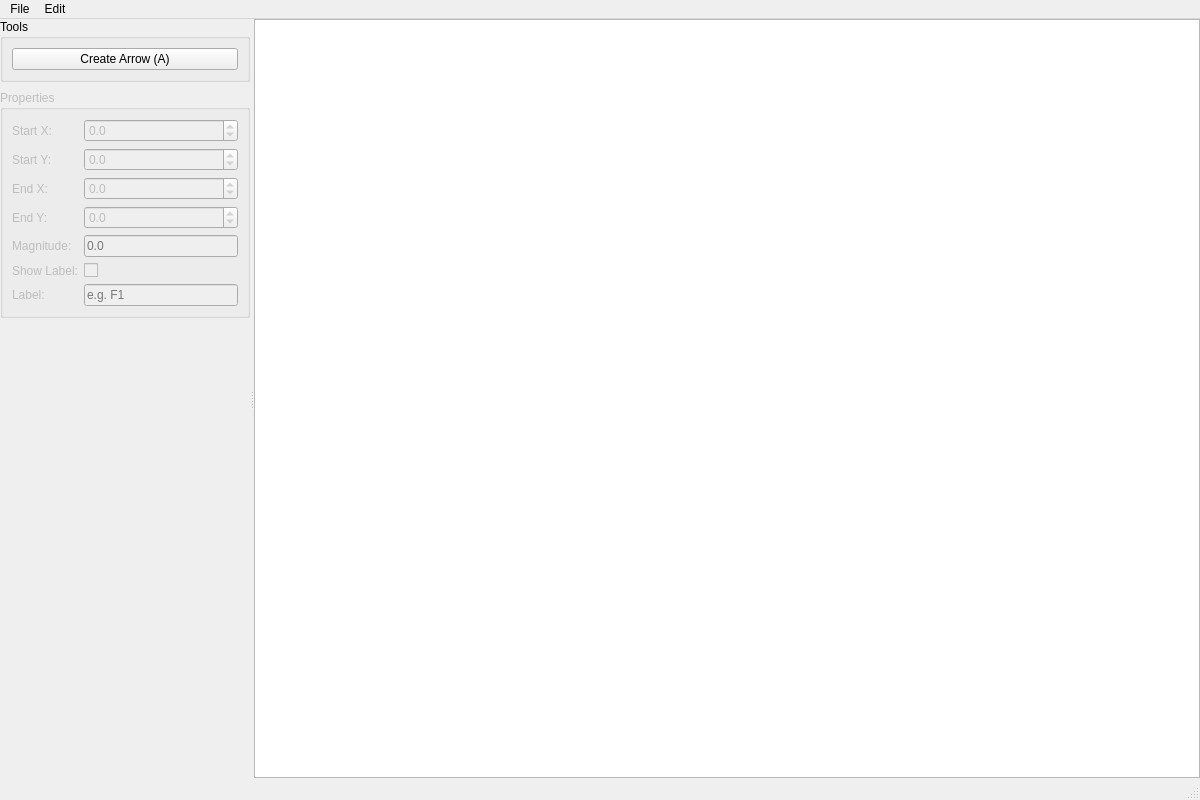
<?xml version="1.0" encoding="UTF-8"?>
<ui version="4.0">
 <class>MainWindow</class>
 <widget class="QMainWindow" name="MainWindow">
  <property name="geometry">
   <rect>
    <x>0</x>
    <y>0</y>
    <width>1200</width>
    <height>800</height>
   </rect>
  </property>
  <property name="windowTitle">
   <string>FBD Lab - Free Body Diagram Laboratory</string>
  </property>
  <widget class="QWidget" name="centralwidget">
   <layout class="QHBoxLayout" name="centralLayout">
    <property name="spacing">
     <number>0</number>
    </property>
    <property name="leftMargin">
     <number>0</number>
    </property>
    <property name="topMargin">
     <number>0</number>
    </property>
    <property name="rightMargin">
     <number>0</number>
    </property>
    <property name="bottomMargin">
     <number>0</number>
    </property>
    <item>
     <widget class="QSplitter" name="mainSplitter">
      <property name="orientation">
       <enum>Qt::Horizontal</enum>
      </property>
      <!-- Side Panel -->
      <widget class="QWidget" name="sidePanel">
       <property name="minimumSize">
        <size>
         <width>250</width>
         <height>0</height>
        </size>
       </property>
       <property name="maximumSize">
        <size>
         <width>300</width>
         <height>16777215</height>
        </size>
       </property>
       <layout class="QVBoxLayout" name="sidePanelLayout">
        <property name="spacing">
         <number>8</number>
        </property>
        <!-- Tools Section -->
        <item>
         <widget class="QGroupBox" name="toolsGroupBox">
          <property name="title">
           <string>Tools</string>
          </property>
          <layout class="QHBoxLayout" name="toolsLayout">
           <item>
            <widget class="QPushButton" name="arrowToolButton">
             <property name="text">
              <string>Create Arrow (A)</string>
             </property>
             <property name="checkable">
              <bool>true</bool>
             </property>
            </widget>
           </item>
          </layout>
         </widget>
        </item>
        <!-- Properties Section -->
        <item>
         <widget class="QGroupBox" name="propertiesGroupBox">
          <property name="title">
           <string>Properties</string>
          </property>
          <property name="enabled">
           <bool>false</bool>
          </property>
          <layout class="QFormLayout" name="propertiesLayout">
           <property name="fieldGrowthPolicy">
            <enum>QFormLayout::AllNonFixedFieldsGrow</enum>
           </property>
           <!-- Start X -->
           <item row="0" column="0">
            <widget class="QLabel" name="startXLabel">
             <property name="text">
              <string>Start X:</string>
             </property>
            </widget>
           </item>
           <item row="0" column="1">
            <widget class="QDoubleSpinBox" name="startXSpinBox">
             <property name="decimals">
              <number>1</number>
             </property>
             <property name="minimum">
              <double>-99999.000000000000000</double>
             </property>
             <property name="maximum">
              <double>99999.000000000000000</double>
             </property>
            </widget>
           </item>
           <!-- Start Y -->
           <item row="1" column="0">
            <widget class="QLabel" name="startYLabel">
             <property name="text">
              <string>Start Y:</string>
             </property>
            </widget>
           </item>
           <item row="1" column="1">
            <widget class="QDoubleSpinBox" name="startYSpinBox">
             <property name="decimals">
              <number>1</number>
             </property>
             <property name="minimum">
              <double>-99999.000000000000000</double>
             </property>
             <property name="maximum">
              <double>99999.000000000000000</double>
             </property>
            </widget>
           </item>
           <!-- End X -->
           <item row="2" column="0">
            <widget class="QLabel" name="endXLabel">
             <property name="text">
              <string>End X:</string>
             </property>
            </widget>
           </item>
           <item row="2" column="1">
            <widget class="QDoubleSpinBox" name="endXSpinBox">
             <property name="decimals">
              <number>1</number>
             </property>
             <property name="minimum">
              <double>-99999.000000000000000</double>
             </property>
             <property name="maximum">
              <double>99999.000000000000000</double>
             </property>
            </widget>
           </item>
           <!-- End Y -->
           <item row="3" column="0">
            <widget class="QLabel" name="endYLabel">
             <property name="text">
              <string>End Y:</string>
             </property>
            </widget>
           </item>
           <item row="3" column="1">
            <widget class="QDoubleSpinBox" name="endYSpinBox">
             <property name="decimals">
              <number>1</number>
             </property>
             <property name="minimum">
              <double>-99999.000000000000000</double>
             </property>
             <property name="maximum">
              <double>99999.000000000000000</double>
             </property>
            </widget>
           </item>
           <!-- Magnitude -->
           <item row="4" column="0">
            <widget class="QLabel" name="magnitudeLabel">
             <property name="text">
              <string>Magnitude:</string>
             </property>
            </widget>
           </item>
           <item row="4" column="1">
            <widget class="QLineEdit" name="magnitudeLineEdit">
             <property name="readOnly">
              <bool>true</bool>
             </property>
             <property name="placeholderText">
              <string>0.0</string>
             </property>
            </widget>
           </item>
           <!-- Show Label -->
           <item row="5" column="0">
            <widget class="QLabel" name="showLabelLabel">
             <property name="text">
              <string>Show Label:</string>
             </property>
            </widget>
           </item>
           <item row="5" column="1">
            <widget class="QCheckBox" name="showLabelCheckBox">
             <property name="text">
              <string/>
             </property>
            </widget>
           </item>
           <!-- Label Text -->
           <item row="6" column="0">
            <widget class="QLabel" name="labelTextLabel">
             <property name="text">
              <string>Label:</string>
             </property>
            </widget>
           </item>
           <item row="6" column="1">
            <widget class="QLineEdit" name="labelTextLineEdit">
             <property name="placeholderText">
              <string>e.g. F1</string>
             </property>
            </widget>
           </item>
          </layout>
         </widget>
        </item>
        <!-- Spacer to push everything up -->
        <item>
         <spacer name="sidePanelSpacer">
          <property name="orientation">
           <enum>Qt::Vertical</enum>
          </property>
          <property name="sizeHint" stdset="0">
           <size>
            <width>20</width>
            <height>40</height>
           </size>
          </property>
         </spacer>
        </item>
       </layout>
      </widget>
      <!-- Canvas (promoted to FBDCanvas) -->
      <widget class="FBDCanvas" name="canvas">
       <property name="sizePolicy">
        <sizepolicy hsizetype="Expanding" vsizetype="Expanding">
         <horstretch>1</horstretch>
         <verstretch>0</verstretch>
        </sizepolicy>
       </property>
      </widget>
     </widget>
    </item>
   </layout>
  </widget>
  <!-- Menu Bar -->
  <widget class="QMenuBar" name="menubar">
   <property name="geometry">
    <rect>
     <x>0</x>
     <y>0</y>
     <width>1200</width>
     <height>22</height>
    </rect>
   </property>
   <widget class="QMenu" name="menuFile">
    <property name="title">
     <string>File</string>
    </property>
    <addaction name="actionNew"/>
    <addaction name="actionOpen"/>
    <addaction name="actionSave"/>
    <addaction name="actionSaveAs"/>
    <addaction name="separator"/>
    <addaction name="actionImportBackground"/>
    <addaction name="actionExportPNG"/>
    <addaction name="separator"/>
    <addaction name="actionExit"/>
   </widget>
   <widget class="QMenu" name="menuEdit">
    <property name="title">
     <string>Edit</string>
    </property>
    <addaction name="actionUndo"/>
    <addaction name="actionRedo"/>
    <addaction name="separator"/>
    <addaction name="actionDelete"/>
   </widget>
   <addaction name="menuFile"/>
   <addaction name="menuEdit"/>
  </widget>
  <!-- Status Bar -->
  <widget class="QStatusBar" name="statusbar"/>
  <!-- Actions -->
  <action name="actionNew">
   <property name="text">
    <string>New</string>
   </property>
   <property name="shortcut">
    <string>Ctrl+N</string>
   </property>
  </action>
  <action name="actionOpen">
   <property name="text">
    <string>Open...</string>
   </property>
   <property name="shortcut">
    <string>Ctrl+O</string>
   </property>
  </action>
  <action name="actionSave">
   <property name="text">
    <string>Save</string>
   </property>
   <property name="shortcut">
    <string>Ctrl+S</string>
   </property>
  </action>
  <action name="actionSaveAs">
   <property name="text">
    <string>Save As...</string>
   </property>
   <property name="shortcut">
    <string>Ctrl+Shift+S</string>
   </property>
  </action>
  <action name="actionImportBackground">
   <property name="text">
    <string>Import Background...</string>
   </property>
  </action>
  <action name="actionExportPNG">
   <property name="text">
    <string>Export as PNG...</string>
   </property>
  </action>
  <action name="actionExit">
   <property name="text">
    <string>Exit</string>
   </property>
   <property name="shortcut">
    <string>Ctrl+Q</string>
   </property>
  </action>
  <action name="actionUndo">
   <property name="text">
    <string>Undo</string>
   </property>
   <property name="shortcut">
    <string>Ctrl+Z</string>
   </property>
  </action>
  <action name="actionRedo">
   <property name="text">
    <string>Redo</string>
   </property>
   <property name="shortcut">
    <string>Ctrl+Shift+Z</string>
   </property>
  </action>
  <action name="actionDelete">
   <property name="text">
    <string>Delete</string>
   </property>
   <property name="shortcut">
    <string>Del</string>
   </property>
  </action>
 </widget>
 <customwidgets>
  <customwidget>
   <class>FBDCanvas</class>
   <extends>QGraphicsView</extends>
   <header>canvas</header>
  </customwidget>
 </customwidgets>
 <resources/>
 <connections/>
</ui>
